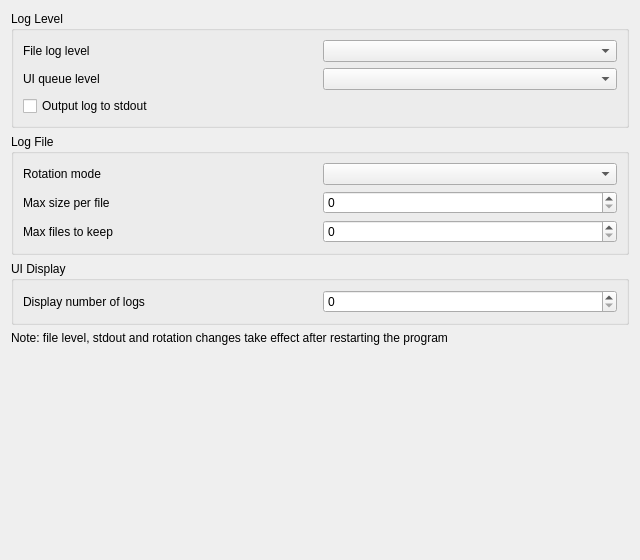
<?xml version="1.0" encoding="UTF-8"?>
<ui version="4.0">
 <class>DASettingPageLog</class>
 <widget class="QWidget" name="DASettingPageLog">
  <property name="geometry">
   <rect>
    <x>0</x>
    <y>0</y>
    <width>640</width>
    <height>560</height>
   </rect>
  </property>
  <property name="windowTitle">
   <string>Log Setting</string>
  </property>
  <layout class="QVBoxLayout" name="verticalLayoutMain">
   <item>
    <widget class="QGroupBox" name="groupBoxLevel">
     <property name="title">
      <string>Log Level</string>
     </property>
     <layout class="QGridLayout" name="gridLayoutLevel">
      <item row="0" column="0">
       <widget class="QLabel" name="labelLogLevel">
        <property name="text">
         <string>File log level</string>
        </property>
       </widget>
      </item>
      <item row="0" column="1">
       <widget class="QComboBox" name="comboBoxLogLevel"/>
      </item>
      <item row="1" column="0">
       <widget class="QLabel" name="labelQueueLevel">
        <property name="text">
         <string>UI queue level</string>
        </property>
       </widget>
      </item>
      <item row="1" column="1">
       <widget class="QComboBox" name="comboBoxQueueLevel"/>
      </item>
      <item row="2" column="0" colspan="2">
       <widget class="QCheckBox" name="checkBoxOutputStdout">
        <property name="text">
         <string>Output log to stdout</string>
        </property>
       </widget>
      </item>
     </layout>
    </widget>
   </item>
   <item>
    <widget class="QGroupBox" name="groupBoxFile">
     <property name="title">
      <string>Log File</string>
     </property>
     <layout class="QGridLayout" name="gridLayoutFile">
      <item row="0" column="0">
       <widget class="QLabel" name="labelRotationMode">
        <property name="text">
         <string>Rotation mode</string>
        </property>
       </widget>
      </item>
      <item row="0" column="1">
       <widget class="QComboBox" name="comboBoxRotationMode"/>
      </item>
      <item row="1" column="0">
       <widget class="QLabel" name="labelMaxSize">
        <property name="text">
         <string>Max size per file</string>
        </property>
       </widget>
      </item>
      <item row="1" column="1">
       <widget class="QSpinBox" name="spinBoxMaxSize"/>
      </item>
      <item row="2" column="0">
       <widget class="QLabel" name="labelMaxFiles">
        <property name="text">
         <string>Max files to keep</string>
        </property>
       </widget>
      </item>
      <item row="2" column="1">
       <widget class="QSpinBox" name="spinBoxMaxFiles"/>
      </item>
     </layout>
    </widget>
   </item>
   <item>
    <widget class="QGroupBox" name="groupBoxDisplay">
     <property name="title">
      <string>UI Display</string>
     </property>
     <layout class="QGridLayout" name="gridLayoutDisplay">
      <item row="0" column="0">
       <widget class="QLabel" name="labelDisplayLogsNum">
        <property name="text">
         <string>Display number of logs</string>
        </property>
       </widget>
      </item>
      <item row="0" column="1">
       <widget class="QSpinBox" name="spinBoxDisplayLogsNum"/>
      </item>
     </layout>
    </widget>
   </item>
   <item>
    <widget class="QLabel" name="labelRestartHint">
     <property name="text">
      <string>Note: file level, stdout and rotation changes take effect after restarting the program</string>
     </property>
    </widget>
   </item>
   <item>
    <spacer name="verticalSpacer">
     <property name="orientation">
      <enum>Qt::Vertical</enum>
     </property>
     <property name="sizeHint" stdset="0">
      <size>
       <width>20</width>
       <height>40</height>
      </size>
     </property>
    </spacer>
   </item>
  </layout>
 </widget>
 <resources/>
 <connections/>
</ui>
